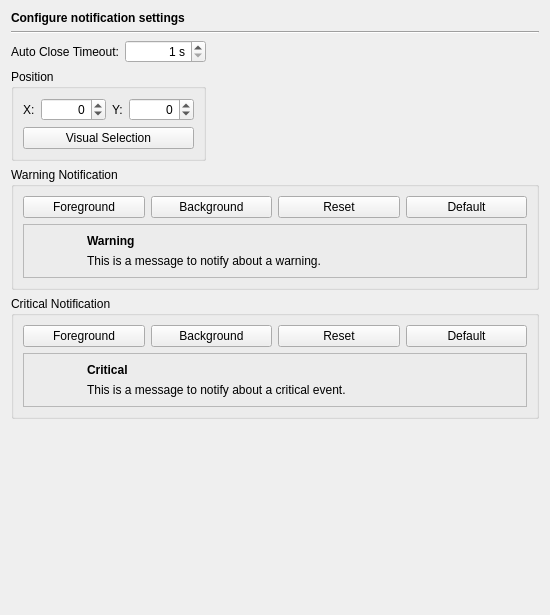
<?xml version="1.0" encoding="UTF-8"?>
<ui version="4.0">
 <class>NotificationsPage</class>
 <widget class="QWidget" name="NotificationsPage">
  <property name="geometry">
   <rect>
    <x>0</x>
    <y>0</y>
    <width>550</width>
    <height>615</height>
   </rect>
  </property>
  <property name="windowTitle">
   <string/>
  </property>
  <layout class="QVBoxLayout" name="verticalLayout_3">
   <item>
    <widget class="QLabel" name="headerLabel">
     <property name="text">
      <string>&lt;b&gt;Configure notification settings&lt;/b&gt;</string>
     </property>
    </widget>
   </item>
   <item>
    <widget class="Line" name="line11">
     <property name="frameShape">
      <enum>QFrame::HLine</enum>
     </property>
     <property name="frameShadow">
      <enum>QFrame::Sunken</enum>
     </property>
     <property name="orientation">
      <enum>Qt::Horizontal</enum>
     </property>
    </widget>
   </item>
   <item>
    <layout class="QGridLayout" name="gridLayout_2">
     <item row="0" column="0">
      <widget class="QLabel" name="label">
       <property name="text">
        <string>Auto Close Timeout:</string>
       </property>
      </widget>
     </item>
     <item row="0" column="1">
      <widget class="QSpinBox" name="timeoutSpinBox">
       <property name="toolTip">
        <string>Enter the timeout for closing the notification</string>
       </property>
       <property name="alignment">
        <set>Qt::AlignRight|Qt::AlignTrailing|Qt::AlignVCenter</set>
       </property>
       <property name="suffix">
        <string> s</string>
       </property>
       <property name="minimum">
        <number>1</number>
       </property>
       <property name="maximum">
        <number>10</number>
       </property>
      </widget>
     </item>
     <item row="0" column="2">
      <spacer name="horizontalSpacer">
       <property name="orientation">
        <enum>Qt::Horizontal</enum>
       </property>
       <property name="sizeHint" stdset="0">
        <size>
         <width>40</width>
         <height>20</height>
        </size>
       </property>
      </spacer>
     </item>
     <item row="1" column="0" colspan="2">
      <widget class="QGroupBox" name="groupBox">
       <property name="title">
        <string>Position</string>
       </property>
       <layout class="QGridLayout" name="gridLayout">
        <item row="0" column="0">
         <widget class="QLabel" name="label_2">
          <property name="text">
           <string>X:</string>
          </property>
         </widget>
        </item>
        <item row="0" column="1">
         <widget class="QSpinBox" name="xSpinBox">
          <property name="toolTip">
           <string>Enter the X-position the notification should be shown at</string>
          </property>
          <property name="alignment">
           <set>Qt::AlignRight|Qt::AlignTrailing|Qt::AlignVCenter</set>
          </property>
          <property name="minimum">
           <number>-10000</number>
          </property>
          <property name="maximum">
           <number>10000</number>
          </property>
         </widget>
        </item>
        <item row="0" column="2">
         <widget class="QLabel" name="label_3">
          <property name="text">
           <string>Y:</string>
          </property>
         </widget>
        </item>
        <item row="0" column="3">
         <widget class="QSpinBox" name="ySpinBox">
          <property name="toolTip">
           <string>Enter the Y-position the notification should be shown at</string>
          </property>
          <property name="alignment">
           <set>Qt::AlignRight|Qt::AlignTrailing|Qt::AlignVCenter</set>
          </property>
          <property name="minimum">
           <number>-10000</number>
          </property>
          <property name="maximum">
           <number>10000</number>
          </property>
         </widget>
        </item>
        <item row="1" column="0" colspan="4">
         <widget class="QPushButton" name="visualButton">
          <property name="toolTip">
           <string>Press to select the position visually, release to get it</string>
          </property>
          <property name="text">
           <string>Visual Selection</string>
          </property>
          <property name="checkable">
           <bool>true</bool>
          </property>
         </widget>
        </item>
       </layout>
      </widget>
     </item>
    </layout>
   </item>
   <item>
    <widget class="QGroupBox" name="groupBox_2">
     <property name="title">
      <string>Warning Notification</string>
     </property>
     <layout class="QGridLayout" name="gridLayout_3">
      <item row="0" column="0">
       <widget class="QPushButton" name="warningFgButton">
        <property name="toolTip">
         <string>Press to select the foreground color</string>
        </property>
        <property name="text">
         <string>Foreground</string>
        </property>
       </widget>
      </item>
      <item row="0" column="1">
       <widget class="QPushButton" name="warningBgButton">
        <property name="toolTip">
         <string>Press to select the background color</string>
        </property>
        <property name="text">
         <string>Background</string>
        </property>
       </widget>
      </item>
      <item row="0" column="2">
       <widget class="QPushButton" name="warningResetButton">
        <property name="toolTip">
         <string>Press to reset the colors to the current values</string>
        </property>
        <property name="text">
         <string>Reset</string>
        </property>
       </widget>
      </item>
      <item row="0" column="3">
       <widget class="QPushButton" name="warningDefaultButton">
        <property name="toolTip">
         <string>Press to reset the colors to default values</string>
        </property>
        <property name="text">
         <string>Default</string>
        </property>
       </widget>
      </item>
      <item row="1" column="0" colspan="4">
       <widget class="QFrame" name="warningFrame">
        <property name="frameShape">
         <enum>QFrame::StyledPanel</enum>
        </property>
        <property name="frameShadow">
         <enum>QFrame::Raised</enum>
        </property>
        <layout class="QHBoxLayout" name="horizontalLayout">
         <item>
          <widget class="QLabel" name="warningIcon">
           <property name="maximumSize">
            <size>
             <width>48</width>
             <height>48</height>
            </size>
           </property>
           <property name="text">
            <string/>
           </property>
          </widget>
         </item>
         <item>
          <layout class="QVBoxLayout" name="warningLayout">
           <item>
            <widget class="QLabel" name="warningHeading">
             <property name="sizePolicy">
              <sizepolicy hsizetype="Preferred" vsizetype="Fixed">
               <horstretch>0</horstretch>
               <verstretch>0</verstretch>
              </sizepolicy>
             </property>
             <property name="minimumSize">
              <size>
               <width>335</width>
               <height>0</height>
              </size>
             </property>
             <property name="font">
              <font>
               <weight>75</weight>
               <bold>true</bold>
              </font>
             </property>
             <property name="text">
              <string>Warning</string>
             </property>
            </widget>
           </item>
           <item>
            <widget class="QLabel" name="warningMessage">
             <property name="sizePolicy">
              <sizepolicy hsizetype="Preferred" vsizetype="Preferred">
               <horstretch>0</horstretch>
               <verstretch>0</verstretch>
              </sizepolicy>
             </property>
             <property name="minimumSize">
              <size>
               <width>335</width>
               <height>0</height>
              </size>
             </property>
             <property name="text">
              <string>This is a message to notify about a warning.</string>
             </property>
             <property name="alignment">
              <set>Qt::AlignLeading|Qt::AlignLeft|Qt::AlignTop</set>
             </property>
             <property name="wordWrap">
              <bool>true</bool>
             </property>
            </widget>
           </item>
          </layout>
         </item>
        </layout>
       </widget>
      </item>
     </layout>
    </widget>
   </item>
   <item>
    <widget class="QGroupBox" name="groupBox_3">
     <property name="title">
      <string>Critical Notification</string>
     </property>
     <layout class="QGridLayout" name="gridLayout_4">
      <item row="0" column="0">
       <widget class="QPushButton" name="criticalFgButton">
        <property name="toolTip">
         <string>Press to select the foreground color</string>
        </property>
        <property name="text">
         <string>Foreground</string>
        </property>
       </widget>
      </item>
      <item row="0" column="1">
       <widget class="QPushButton" name="criticalBgButton">
        <property name="toolTip">
         <string>Press to select the background color</string>
        </property>
        <property name="text">
         <string>Background</string>
        </property>
       </widget>
      </item>
      <item row="0" column="2">
       <widget class="QPushButton" name="criticalResetButton">
        <property name="toolTip">
         <string>Press to reset the colors to the current values</string>
        </property>
        <property name="text">
         <string>Reset</string>
        </property>
       </widget>
      </item>
      <item row="0" column="3">
       <widget class="QPushButton" name="criticalDefaultButton">
        <property name="toolTip">
         <string>Press to reset the colors to default values</string>
        </property>
        <property name="text">
         <string>Default</string>
        </property>
       </widget>
      </item>
      <item row="1" column="0" colspan="4">
       <widget class="QFrame" name="criticalFrame">
        <property name="frameShape">
         <enum>QFrame::StyledPanel</enum>
        </property>
        <property name="frameShadow">
         <enum>QFrame::Raised</enum>
        </property>
        <layout class="QHBoxLayout" name="horizontalLayout_2">
         <item>
          <widget class="QLabel" name="criticalIcon">
           <property name="maximumSize">
            <size>
             <width>48</width>
             <height>48</height>
            </size>
           </property>
           <property name="text">
            <string/>
           </property>
          </widget>
         </item>
         <item>
          <layout class="QVBoxLayout" name="criticalLayout">
           <item>
            <widget class="QLabel" name="criticalHeading">
             <property name="sizePolicy">
              <sizepolicy hsizetype="Preferred" vsizetype="Fixed">
               <horstretch>0</horstretch>
               <verstretch>0</verstretch>
              </sizepolicy>
             </property>
             <property name="minimumSize">
              <size>
               <width>335</width>
               <height>0</height>
              </size>
             </property>
             <property name="font">
              <font>
               <weight>75</weight>
               <bold>true</bold>
              </font>
             </property>
             <property name="text">
              <string>Critical</string>
             </property>
            </widget>
           </item>
           <item>
            <widget class="QLabel" name="criticalMessage">
             <property name="sizePolicy">
              <sizepolicy hsizetype="Preferred" vsizetype="Preferred">
               <horstretch>0</horstretch>
               <verstretch>0</verstretch>
              </sizepolicy>
             </property>
             <property name="minimumSize">
              <size>
               <width>335</width>
               <height>0</height>
              </size>
             </property>
             <property name="text">
              <string>This is a message to notify about a critical event.</string>
             </property>
             <property name="alignment">
              <set>Qt::AlignLeading|Qt::AlignLeft|Qt::AlignTop</set>
             </property>
             <property name="wordWrap">
              <bool>true</bool>
             </property>
            </widget>
           </item>
          </layout>
         </item>
        </layout>
       </widget>
      </item>
     </layout>
    </widget>
   </item>
   <item>
    <spacer name="verticalSpacer">
     <property name="orientation">
      <enum>Qt::Vertical</enum>
     </property>
     <property name="sizeHint" stdset="0">
      <size>
       <width>20</width>
       <height>142</height>
      </size>
     </property>
    </spacer>
   </item>
  </layout>
 </widget>
 <tabstops>
  <tabstop>timeoutSpinBox</tabstop>
  <tabstop>xSpinBox</tabstop>
  <tabstop>ySpinBox</tabstop>
  <tabstop>visualButton</tabstop>
  <tabstop>warningFgButton</tabstop>
  <tabstop>warningBgButton</tabstop>
  <tabstop>warningResetButton</tabstop>
  <tabstop>warningDefaultButton</tabstop>
  <tabstop>criticalFgButton</tabstop>
  <tabstop>criticalBgButton</tabstop>
  <tabstop>criticalResetButton</tabstop>
  <tabstop>criticalDefaultButton</tabstop>
 </tabstops>
 <resources/>
 <connections/>
</ui>
